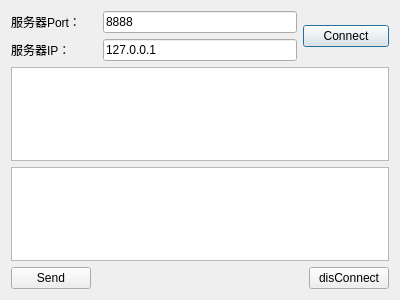
<?xml version="1.0" encoding="UTF-8"?>
<ui version="4.0">
 <class>ClientWidget</class>
 <widget class="QDialog" name="ClientWidget">
  <property name="geometry">
   <rect>
    <x>0</x>
    <y>0</y>
    <width>400</width>
    <height>300</height>
   </rect>
  </property>
  <property name="windowTitle">
   <string>Dialog</string>
  </property>
  <layout class="QGridLayout" name="gridLayout">
   <item row="0" column="0" colspan="2">
    <widget class="QLabel" name="label">
     <property name="text">
      <string>服务器Port：</string>
     </property>
    </widget>
   </item>
   <item row="0" column="2">
    <widget class="QLineEdit" name="lineEditPort">
     <property name="text">
      <string>8888</string>
     </property>
    </widget>
   </item>
   <item row="0" column="3" rowspan="2" colspan="2">
    <widget class="QPushButton" name="buttonConnect">
     <property name="text">
      <string>Connect</string>
     </property>
    </widget>
   </item>
   <item row="1" column="0" colspan="2">
    <widget class="QLabel" name="label_2">
     <property name="text">
      <string>服务器IP：</string>
     </property>
    </widget>
   </item>
   <item row="1" column="2">
    <widget class="QLineEdit" name="lineEditIP">
     <property name="text">
      <string>127.0.0.1</string>
     </property>
    </widget>
   </item>
   <item row="2" column="0" colspan="5">
    <widget class="QTextEdit" name="textRead">
     <property name="readOnly">
      <bool>true</bool>
     </property>
    </widget>
   </item>
   <item row="3" column="0" colspan="5">
    <widget class="QTextEdit" name="textWrite"/>
   </item>
   <item row="4" column="0">
    <widget class="QPushButton" name="buttonSend">
     <property name="text">
      <string>Send</string>
     </property>
    </widget>
   </item>
   <item row="4" column="1" colspan="3">
    <spacer name="horizontalSpacer">
     <property name="orientation">
      <enum>Qt::Horizontal</enum>
     </property>
     <property name="sizeHint" stdset="0">
      <size>
       <width>217</width>
       <height>20</height>
      </size>
     </property>
    </spacer>
   </item>
   <item row="4" column="4">
    <widget class="QPushButton" name="buttonClose">
     <property name="text">
      <string>disConnect</string>
     </property>
    </widget>
   </item>
  </layout>
 </widget>
 <resources/>
 <connections/>
</ui>
